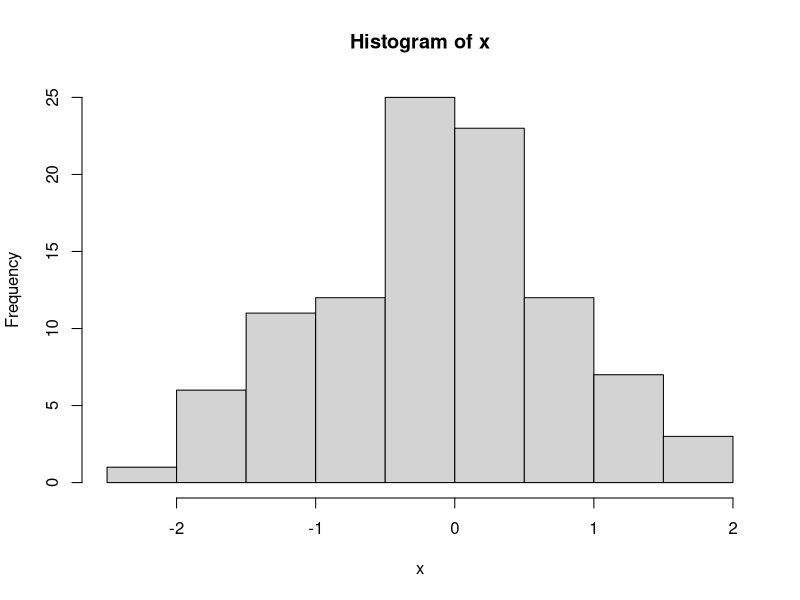

Here is the R script that generated this plot:
## ---- chunk 1
(x <- rnorm(100))
## ---- chunk 2
hist(x)
